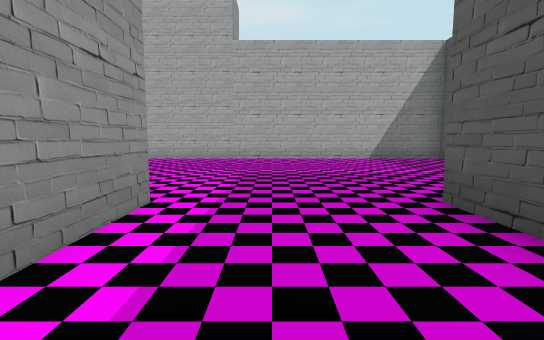
view 1 (above)

20 first-person views from a walk through a level from a Godot 3-D game. The camera is 1.3 m above the floor, tilts 6° down and sees 85° across. The floor is counted in squares, 2 m on a side. Each view is taken from the middle of a square. On the plan, view 1 faces up. The plan holds only what a view shows up to about 9 squares ahead; the rest is blank. The place goes on beyond the plan.

view 2
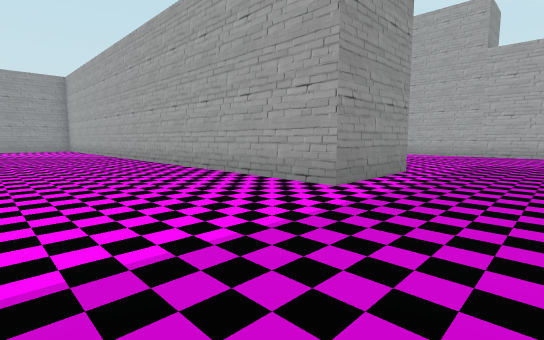

view 3
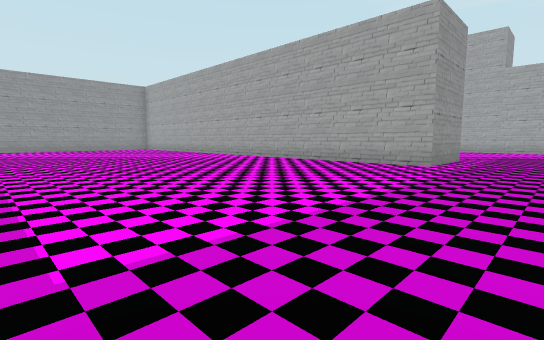

view 4
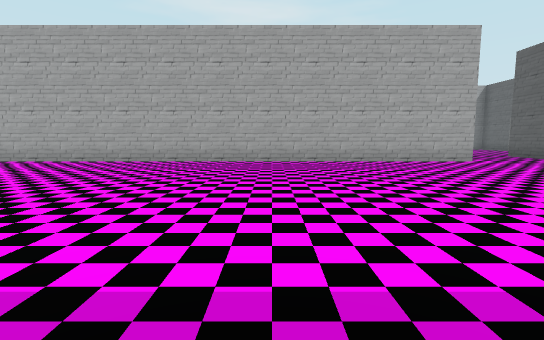

view 5
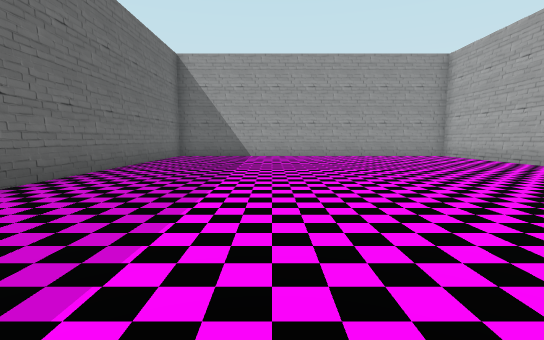

view 6
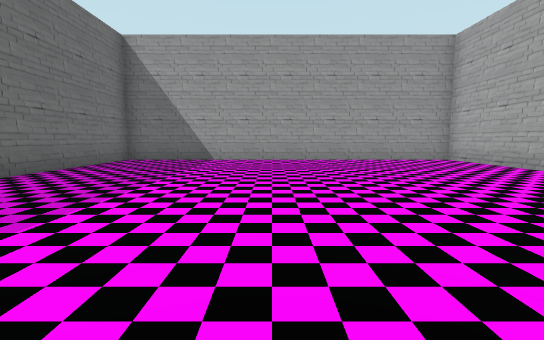

view 7
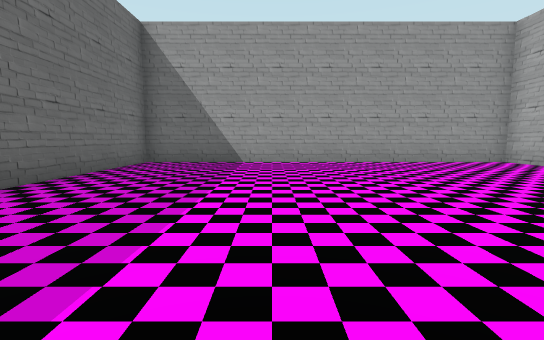

view 8
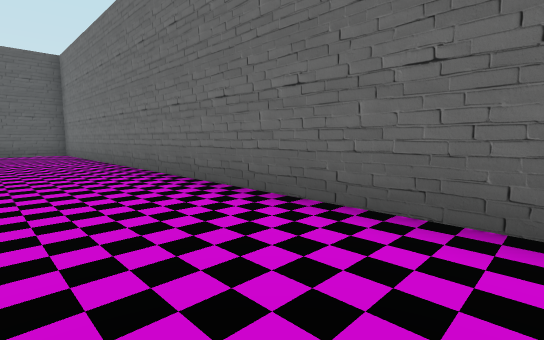

view 9
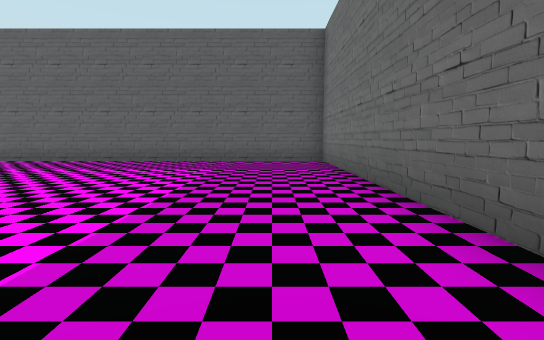

view 10
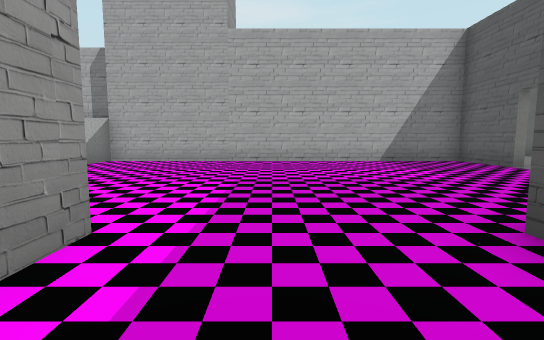

view 11
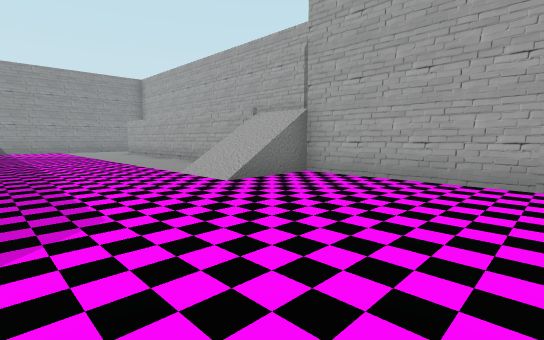

view 12
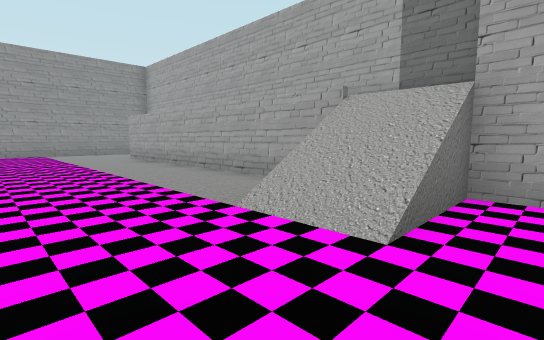

view 13
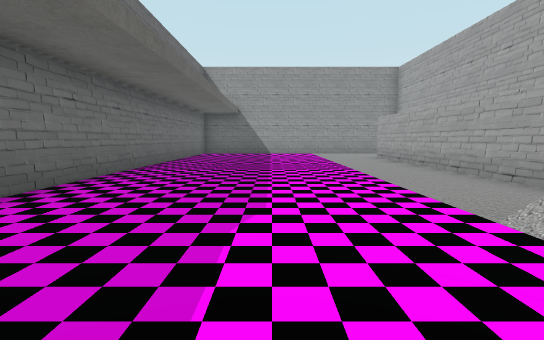

view 14
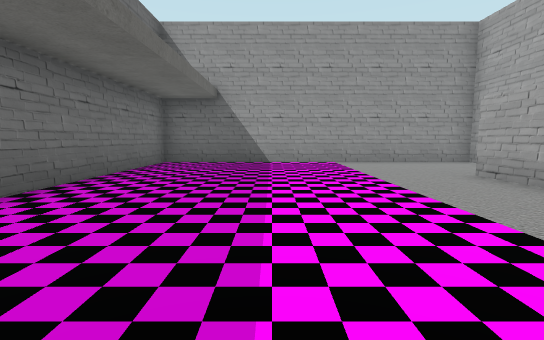

view 15
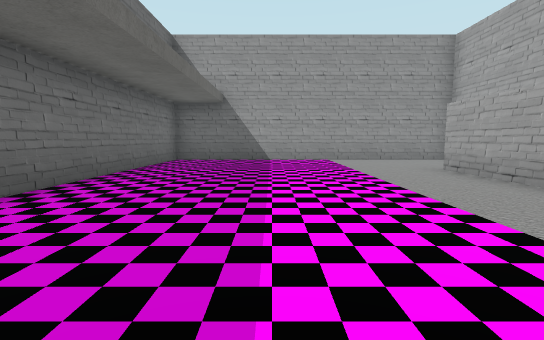

view 16
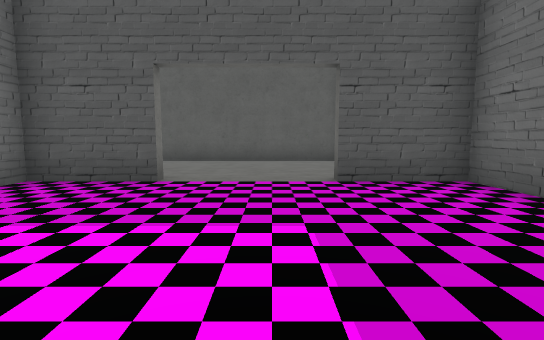

view 17
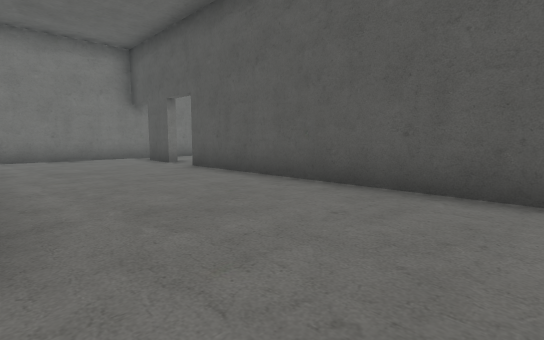

view 18
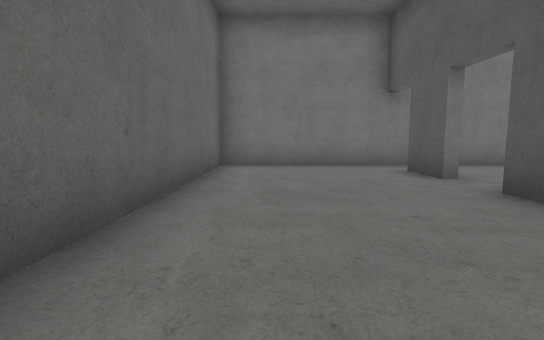

view 19
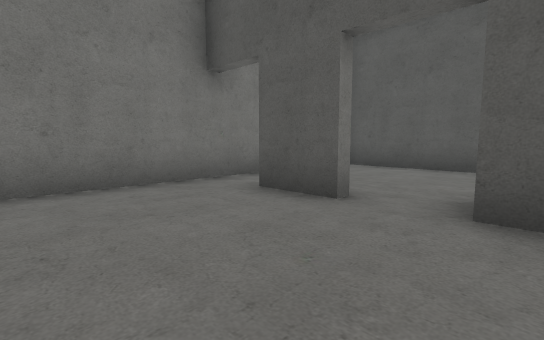

view 20
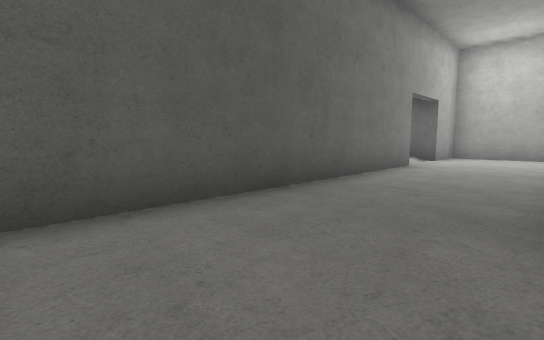

### Floor plan
Key: @ floor where view 1 was taken; # wall or solid block; . main floor; : floor 2.5 m higher than the main floor; / step, stairs or slope.
Columns run from 18 left of view 1 to 14 right of it. Each row starts with its distance up from view 1.
 17                        #########
 16                        #........#
 15                        #........#
 14                        #....#...#
 13                        #........#
 12 ##    ########         #....#...#
 11 #..                    #....#...#
 10 #...##///////:###########...#...#
  9 #...........//..........#...#...#
  8 #...........//..........#...#...#
  7 #...........................#.../
  6 #...........................#.../
  5 #...........................# ..#
  4 #............   ........#  .# .
  3 ############    #...#####     ##
  2                 #...#
  1 #################...#
  0 #.................@.#
 -1 #...................#
 -2 #...................#
 -3 #...................#
 -4 #...................#
 -5 #...................#
 -6 #...................#
 -7 #...................#
 -8 #...................#
 -9 #...................#
-10 #####################

Positions as (right, up) in squares from view 1, and headings:
1: (0, 0), facing up
2: (1, -3), facing up-left
3: (1, -7), facing up-left
4: (-7, -8), facing up
5: (-6, -6), facing left
6: (-8, -5), facing left
7: (-9, -6), facing left
8: (-12, -7), facing down-right
9: (-7, -8), facing right
10: (0, 1), facing up
11: (-1, 5), facing up-left
12: (-4, 6), facing up-left
13: (-4, 6), facing left
14: (-9, 6), facing left
15: (-8, 6), facing left
16: (1, 6), facing right
17: (6, 6), facing up-right
18: (7, 9), facing up
19: (7, 12), facing up-right
20: (11, 15), facing down-right
